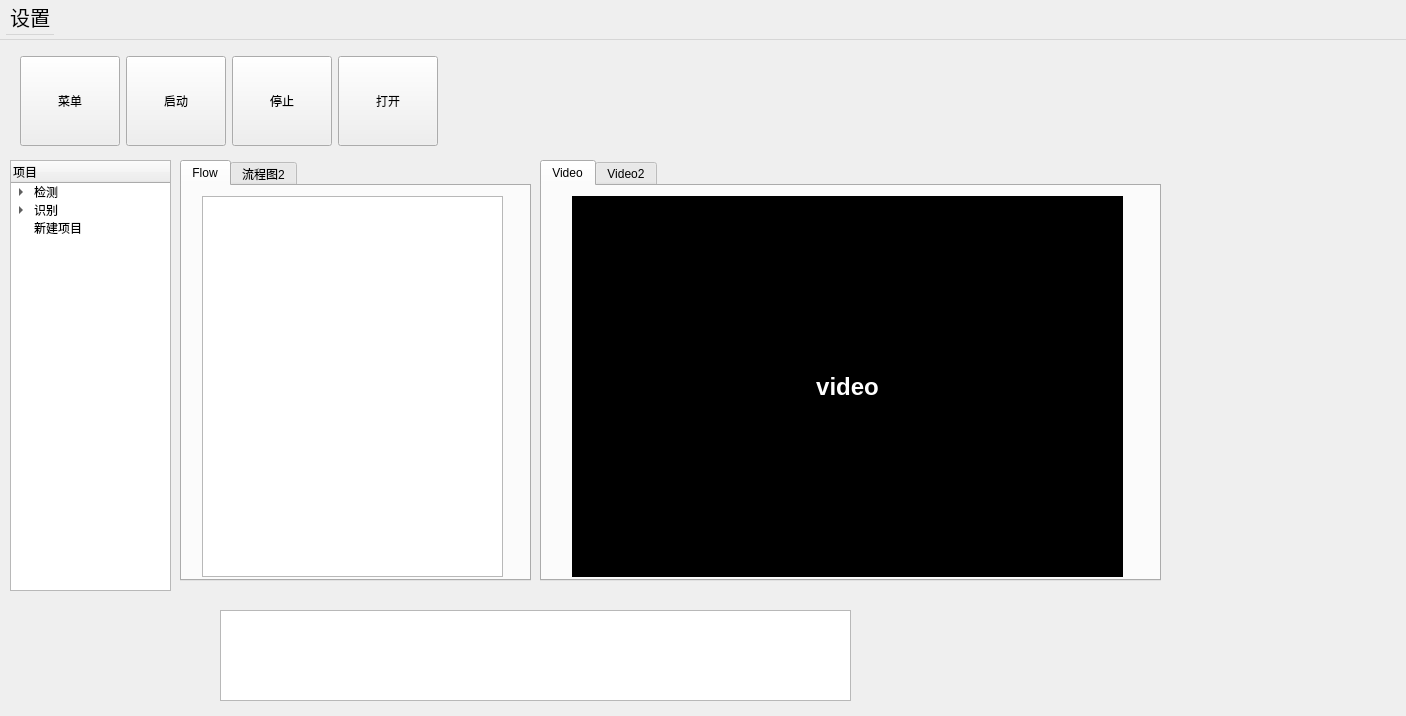
<?xml version="1.0" encoding="UTF-8"?>
<ui version="4.0">
 <class>MainWindow</class>
 <widget class="QMainWindow" name="MainWindow">
  <property name="geometry">
   <rect>
    <x>0</x>
    <y>0</y>
    <width>1406</width>
    <height>716</height>
   </rect>
  </property>
  <property name="sizePolicy">
   <sizepolicy hsizetype="MinimumExpanding" vsizetype="Preferred">
    <horstretch>0</horstretch>
    <verstretch>0</verstretch>
   </sizepolicy>
  </property>
  <property name="windowTitle">
   <string>MainWindow</string>
  </property>
  <widget class="QWidget" name="centralwidget">
   <widget class="QWidget" name="layoutWidget">
    <property name="geometry">
     <rect>
      <x>20</x>
      <y>10</y>
      <width>420</width>
      <height>102</height>
     </rect>
    </property>
    <layout class="QHBoxLayout" name="horizontalLayout">
     <item>
      <widget class="QPushButton" name="menu_button">
       <property name="minimumSize">
        <size>
         <width>100</width>
         <height>90</height>
        </size>
       </property>
       <property name="maximumSize">
        <size>
         <width>100</width>
         <height>90</height>
        </size>
       </property>
       <property name="text">
        <string>菜单</string>
       </property>
      </widget>
     </item>
     <item>
      <widget class="QPushButton" name="camera_button">
       <property name="minimumSize">
        <size>
         <width>100</width>
         <height>90</height>
        </size>
       </property>
       <property name="maximumSize">
        <size>
         <width>100</width>
         <height>90</height>
        </size>
       </property>
       <property name="text">
        <string>启动</string>
       </property>
      </widget>
     </item>
     <item>
      <widget class="QPushButton" name="close_button">
       <property name="minimumSize">
        <size>
         <width>100</width>
         <height>90</height>
        </size>
       </property>
       <property name="maximumSize">
        <size>
         <width>100</width>
         <height>90</height>
        </size>
       </property>
       <property name="text">
        <string>停止</string>
       </property>
      </widget>
     </item>
     <item>
      <widget class="QPushButton" name="open_button">
       <property name="minimumSize">
        <size>
         <width>100</width>
         <height>90</height>
        </size>
       </property>
       <property name="maximumSize">
        <size>
         <width>100</width>
         <height>90</height>
        </size>
       </property>
       <property name="text">
        <string>打开</string>
       </property>
      </widget>
     </item>
    </layout>
   </widget>
   <widget class="QTreeWidget" name="tree">
    <property name="geometry">
     <rect>
      <x>10</x>
      <y>120</y>
      <width>161</width>
      <height>431</height>
     </rect>
    </property>
    <column>
     <property name="text">
      <string>项目</string>
     </property>
    </column>
    <item>
     <property name="text">
      <string>检测</string>
     </property>
     <item>
      <property name="text">
       <string>直线</string>
      </property>
     </item>
     <item>
      <property name="text">
       <string>圆</string>
      </property>
     </item>
     <item>
      <property name="text">
       <string>灰度</string>
      </property>
     </item>
    </item>
    <item>
     <property name="text">
      <string>识别</string>
     </property>
     <item>
      <property name="text">
       <string>人脸</string>
      </property>
     </item>
     <item>
      <property name="text">
       <string>颜色</string>
      </property>
     </item>
    </item>
    <item>
     <property name="text">
      <string>新建项目</string>
     </property>
    </item>
   </widget>
   <widget class="QPlainTextEdit" name="plainTextEdit">
    <property name="geometry">
     <rect>
      <x>220</x>
      <y>570</y>
      <width>631</width>
      <height>91</height>
     </rect>
    </property>
   </widget>
   <widget class="QTabWidget" name="tabWidget">
    <property name="geometry">
     <rect>
      <x>540</x>
      <y>120</y>
      <width>621</width>
      <height>421</height>
     </rect>
    </property>
    <property name="currentIndex">
     <number>0</number>
    </property>
    <widget class="QWidget" name="Video">
     <attribute name="title">
      <string>Video</string>
     </attribute>
     <widget class="QLabel" name="video">
      <property name="geometry">
       <rect>
        <x>30</x>
        <y>10</y>
        <width>551</width>
        <height>381</height>
       </rect>
      </property>
      <property name="styleSheet">
       <string notr="true">background-color: black;
color: white;
font-size: 24px;
font-weight: bold;</string>
      </property>
      <property name="text">
       <string>video</string>
      </property>
      <property name="alignment">
       <set>Qt::AlignCenter</set>
      </property>
     </widget>
    </widget>
    <widget class="QWidget" name="tab">
     <attribute name="title">
      <string>Video2</string>
     </attribute>
    </widget>
   </widget>
   <widget class="QTabWidget" name="flowWidget">
    <property name="geometry">
     <rect>
      <x>180</x>
      <y>120</y>
      <width>351</width>
      <height>421</height>
     </rect>
    </property>
    <property name="currentIndex">
     <number>0</number>
    </property>
    <widget class="QWidget" name="flow">
     <attribute name="title">
      <string>Flow</string>
     </attribute>
     <widget class="QGraphicsView" name="flowView">
      <property name="geometry">
       <rect>
        <x>20</x>
        <y>10</y>
        <width>301</width>
        <height>381</height>
       </rect>
      </property>
     </widget>
    </widget>
    <widget class="QWidget" name="tab_4">
     <attribute name="title">
      <string>流程图2</string>
     </attribute>
    </widget>
   </widget>
  </widget>
  <widget class="QMenuBar" name="menubar">
   <property name="geometry">
    <rect>
     <x>0</x>
     <y>0</y>
     <width>1406</width>
     <height>40</height>
    </rect>
   </property>
   <property name="sizePolicy">
    <sizepolicy hsizetype="Fixed" vsizetype="Minimum">
     <horstretch>0</horstretch>
     <verstretch>0</verstretch>
    </sizepolicy>
   </property>
   <property name="minimumSize">
    <size>
     <width>0</width>
     <height>40</height>
    </size>
   </property>
   <property name="maximumSize">
    <size>
     <width>16777215</width>
     <height>50</height>
    </size>
   </property>
   <property name="font">
    <font>
     <pointsize>15</pointsize>
    </font>
   </property>
   <widget class="QMenu" name="menu">
    <property name="geometry">
     <rect>
      <x>246</x>
      <y>140</y>
      <width>157</width>
      <height>130</height>
     </rect>
    </property>
    <property name="font">
     <font>
      <pointsize>15</pointsize>
     </font>
    </property>
    <property name="title">
     <string>设置</string>
    </property>
    <addaction name="action"/>
    <addaction name="action1"/>
   </widget>
   <addaction name="menu"/>
  </widget>
  <action name="action">
   <property name="text">
    <string>摄像头设置</string>
   </property>
   <property name="font">
    <font>
     <pointsize>15</pointsize>
    </font>
   </property>
  </action>
  <action name="action1">
   <property name="text">
    <string>1</string>
   </property>
   <property name="font">
    <font>
     <pointsize>15</pointsize>
    </font>
   </property>
  </action>
 </widget>
 <resources/>
 <connections/>
</ui>
